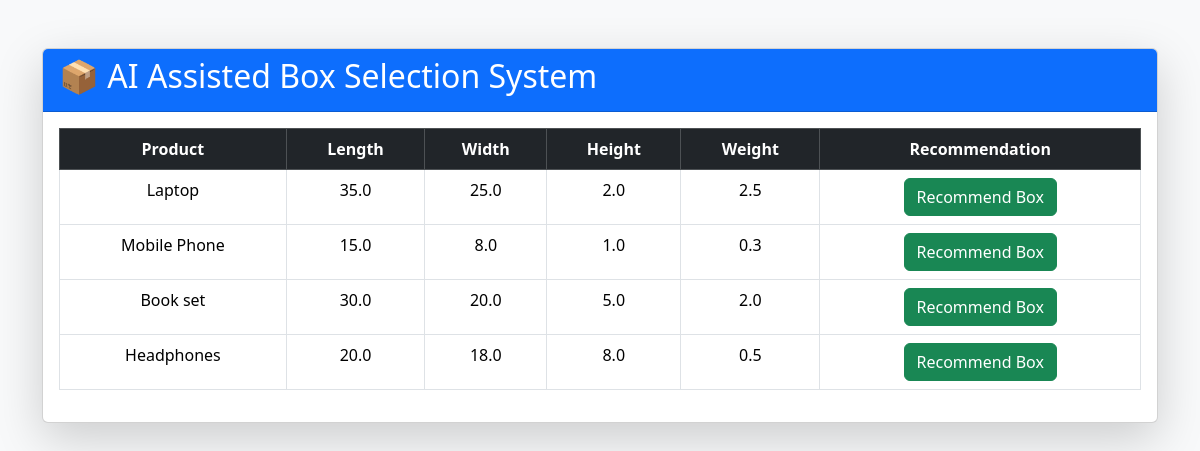
The page / on the database its author committed.
### api/models.py (models this page shows, shortened)
class Product(models.Model):
    name = models.CharField(max_length=100)
    length = models.FloatField()
    width = models.FloatField()
    height = models.FloatField()
    weight = models.FloatField()

### api/views.py (the view)
# urls.py: path('', home, name='home'),
def home(request):
    products = Product.objects.all()
    return render(request, "index.html", {
        "products": products
    })

### api/templates/index.html (shortened to what this page needs)
<!DOCTYPE html>
<html lang="en">
<head>
    <link href="https://cdn.jsdelivr.net/npm/bootstrap@5.3.3/dist/css/bootstrap.min.css" rel="stylesheet">
</head>
<body class="bg-light">
<div class="container mt-5">
    <div class="card shadow-lg">
        <div class="card-header bg-primary text-white">
            <h2>📦 AI Assisted Box Selection System</h2>
        </div>
        <div class="card-body">
            <table class="table table-bordered table-hover text-center">
                <thead class="table-dark">
                    <tr>
                        <th>Product</th>
                        <th>Length</th>
                        <th>Width</th>
                        <th>Height</th>
                        <th>Weight</th>
                        <th>Recommendation</th>
                    </tr>
                </thead>
                <tbody>
                {% for product in products %}
                    <tr>
                        <td>{{ product.name }}</td>
                        <td>{{ product.length }}</td>
                        <td>{{ product.width }}</td>
                        <td>{{ product.height }}</td>
                        <td>{{ product.weight }}</td>
                        <td>
                            <a href="/recommend/{{ product.id }}/"
                               class="btn btn-success">
                               Recommend Box
                            </a>
                        </td>
                    </tr>
                {% endfor %}
                </tbody>
            </table>
        </div>
    </div>
</div>
</body>
</html>

### rows shown on the page
Product: name "Laptop", length "35.0", width "25.0", height "2.0", weight "2.5"
Product: name "Mobile Phone", length "15.0", width "8.0", height "1.0", weight "0.3"
Product: name "Book set", length "30.0", width "20.0", height "5.0", weight "2.0"
Product: name "Headphones", length "20.0", width "18.0", height "8.0", weight "0.5"
